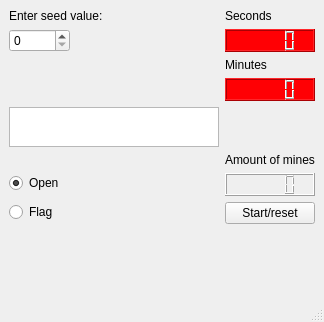
<?xml version="1.0" encoding="UTF-8"?>
<ui version="4.0">
 <class>MainWindow</class>
 <widget class="QMainWindow" name="MainWindow">
  <property name="geometry">
   <rect>
    <x>0</x>
    <y>0</y>
    <width>314</width>
    <height>322</height>
   </rect>
  </property>
  <property name="sizePolicy">
   <sizepolicy hsizetype="Minimum" vsizetype="Minimum">
    <horstretch>0</horstretch>
    <verstretch>0</verstretch>
   </sizepolicy>
  </property>
  <property name="windowTitle">
   <string>MainWindow</string>
  </property>
  <widget class="QWidget" name="centralwidget">
   <property name="sizePolicy">
    <sizepolicy hsizetype="Minimum" vsizetype="Minimum">
     <horstretch>0</horstretch>
     <verstretch>0</verstretch>
    </sizepolicy>
   </property>
   <layout class="QFormLayout" name="formLayout">
    <property name="sizeConstraint">
     <enum>QLayout::SetMinimumSize</enum>
    </property>
    <item row="0" column="0">
     <widget class="QLabel" name="label">
      <property name="text">
       <string>Enter seed value:</string>
      </property>
     </widget>
    </item>
    <item row="1" column="0">
     <widget class="QSpinBox" name="spinBoxSeed">
      <property name="sizePolicy">
       <sizepolicy hsizetype="Minimum" vsizetype="Minimum">
        <horstretch>0</horstretch>
        <verstretch>0</verstretch>
       </sizepolicy>
      </property>
      <property name="minimumSize">
       <size>
        <width>50</width>
        <height>0</height>
       </size>
      </property>
      <property name="maximumSize">
       <size>
        <width>100</width>
        <height>16777215</height>
       </size>
      </property>
      <property name="maximum">
       <number>10000</number>
      </property>
     </widget>
    </item>
    <item row="1" column="1">
     <widget class="QLCDNumber" name="lcdNumberSecs">
      <property name="styleSheet">
       <string notr="true">background-color: rgb(255, 0, 4);</string>
      </property>
     </widget>
    </item>
    <item row="3" column="1">
     <widget class="QLCDNumber" name="lcdNumberMins">
      <property name="styleSheet">
       <string notr="true">background-color: rgb(255, 0, 4);</string>
      </property>
     </widget>
    </item>
    <item row="4" column="0">
     <widget class="QTextBrowser" name="textBrowserInfo">
      <property name="sizePolicy">
       <sizepolicy hsizetype="Minimum" vsizetype="Minimum">
        <horstretch>0</horstretch>
        <verstretch>0</verstretch>
       </sizepolicy>
      </property>
      <property name="maximumSize">
       <size>
        <width>210</width>
        <height>40</height>
       </size>
      </property>
     </widget>
    </item>
    <item row="6" column="0">
     <widget class="QRadioButton" name="radioButtonOpen">
      <property name="text">
       <string>Open</string>
      </property>
      <property name="checked">
       <bool>true</bool>
      </property>
     </widget>
    </item>
    <item row="6" column="1">
     <widget class="QLCDNumber" name="lcdNumberMines"/>
    </item>
    <item row="7" column="0">
     <widget class="QRadioButton" name="radioButtonFlag">
      <property name="text">
       <string>Flag</string>
      </property>
     </widget>
    </item>
    <item row="7" column="1">
     <widget class="QPushButton" name="pushButtonStartReset">
      <property name="text">
       <string>Start/reset</string>
      </property>
     </widget>
    </item>
    <item row="10" column="0">
     <widget class="Line" name="line">
      <property name="orientation">
       <enum>Qt::Horizontal</enum>
      </property>
     </widget>
    </item>
    <item row="11" column="0">
     <layout class="QGridLayout" name="boardGridLayout">
      <property name="sizeConstraint">
       <enum>QLayout::SetMinimumSize</enum>
      </property>
      <property name="spacing">
       <number>0</number>
      </property>
     </layout>
    </item>
    <item row="0" column="1">
     <widget class="QLabel" name="label_2">
      <property name="text">
       <string>Seconds</string>
      </property>
     </widget>
    </item>
    <item row="2" column="1">
     <widget class="QLabel" name="label_3">
      <property name="text">
       <string>Minutes</string>
      </property>
     </widget>
    </item>
    <item row="5" column="1">
     <widget class="QLabel" name="label_4">
      <property name="text">
       <string>Amount of mines</string>
      </property>
     </widget>
    </item>
   </layout>
  </widget>
  <widget class="QMenuBar" name="menubar">
   <property name="geometry">
    <rect>
     <x>0</x>
     <y>0</y>
     <width>314</width>
     <height>20</height>
    </rect>
   </property>
  </widget>
  <widget class="QStatusBar" name="statusbar"/>
 </widget>
 <resources/>
 <connections/>
</ui>
